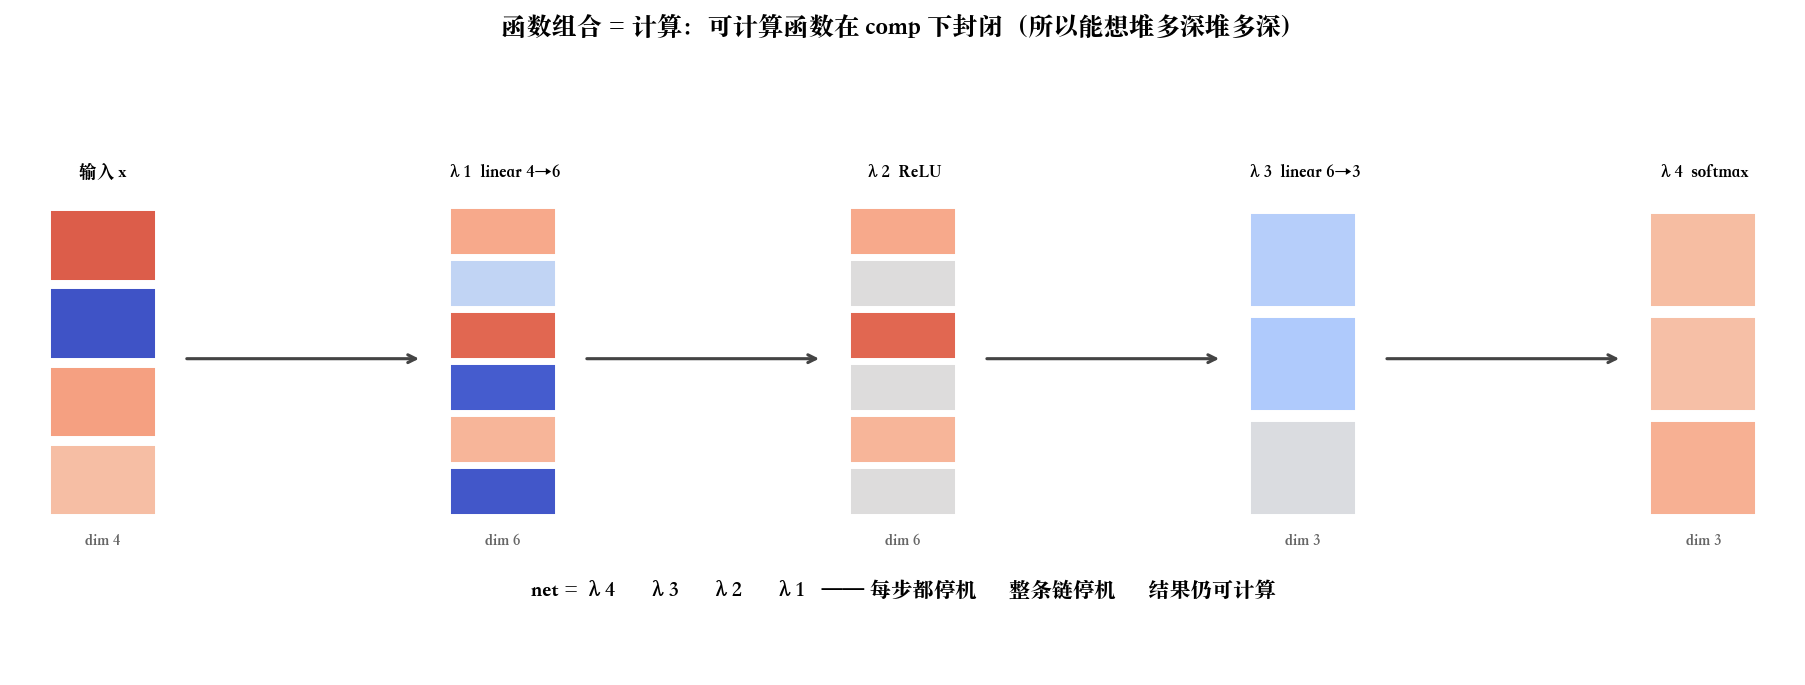

The script that saved this image:
"""composition_is_computation.py
================================================================================
Chapter 0.96.3 · 为什么函数组合是合理的？—— 因为计算就是组合

学生第一次见 (f∘g)(x)=f(g(x)) 会隐隐疑惑：凭什么两个函数拼一起还是"正当"函数？
可计算性给的答案干净利落：

    可计算函数在"复合"下是封闭的
    —— 把两段跑得完的程序首尾接起来，结果还是一段跑得完的程序。

这不是约定，而是计算的定义本身：图灵机的一步是一次状态转移，程序就是转移的
顺序复合；哥德尔把"复合"直接列为构造可计算函数的原语。所以 Clojure 的 comp、
数学的 ∘、CPU 的"下一条指令"是同一件事。神经网络能"想堆多深堆多深"(Ch 0.9.4)，
底层许可证就是这条封闭性。

可视化：把一个前向传播拆成 lambda 的复合链，逐层跟踪张量流动，
        并标注"每步都停机 ⇒ 整条链停机 ⇒ 结果仍可计算"。

运行：  python ch00_96_computability/composition_is_computation.py
================================================================================
"""

import numpy as np
import matplotlib.pyplot as plt


def compose(*fns):
    """comp：数学的 ∘，也是'程序 = 步骤的顺序拼接'。"""
    def composed(x):
        for f in reversed(fns):
            x = f(x)                       # 每步都停机 ⇒ 整条链停机
        return x
    return composed


def main():
    rng = np.random.default_rng(0)
    W1 = rng.normal(0, 0.6, size=(6, 4))
    W2 = rng.normal(0, 0.6, size=(3, 6))

    # 每一层 = 一个 lambda（呼应 Chapter 0.9.4 的"lambda 的塔"）
    layers = [
        ("λ1  linear 4→6", lambda x: W1 @ x),
        ("λ2  ReLU", lambda x: np.maximum(0, x)),
        ("λ3  linear 6→3", lambda x: W2 @ x),
        ("λ4  softmax", lambda x: np.exp(x - x.max()) / np.exp(x - x.max()).sum()),
    ]

    # net = λ4 ∘ λ3 ∘ λ2 ∘ λ1  (∘ 语义：最右的先作用，故按逆序传入 compose)
    net = compose(*[f for _, f in reversed(layers)])

    x0 = np.array([1.0, -2.0, 0.5, 0.3])
    # 逐层快照，用来可视化"张量在复合链里流动"
    snaps = [("输入 x", x0)]
    x = x0
    for name, f in layers:
        x = f(x)
        snaps.append((name, x))

    print("前向传播 = lambda 的复合链：")
    for name, v in snaps:
        print(f"  {name:16s} shape={np.shape(v)}  {np.round(v, 3)}")
    assert np.allclose(net(x0), snaps[-1][1])   # net 与逐层展开一致
    print("\nnet(x) == 逐层复合结果 ✓  —— 复合是可计算类的封闭运算")

    # ---- 可视化：复合链的张量流 -------------------------------------------
    fig, ax = plt.subplots(figsize=(13, 5))
    ax.axis("off")

    n = len(snaps)
    xs = np.linspace(0.05, 0.95, n)
    for i, (name, v) in enumerate(snaps):
        vec = np.atleast_1d(v)
        # 每层画成一列色块（张量），高度 = 维数
        h = 0.5
        top = 0.75
        cell_h = h / len(vec)
        for k, val in enumerate(vec):
            color = plt.cm.coolwarm(0.5 + 0.5 * np.tanh(val))
            ax.add_patch(plt.Rectangle(
                (xs[i] - 0.03, top - (k + 1) * cell_h), 0.06, cell_h * 0.9,
                facecolor=color, edgecolor="white"))
        ax.text(xs[i], top + 0.04, name, ha="center", fontsize=9,
                fontweight="bold" if i in (0, n - 1) else "normal")
        ax.text(xs[i], top - h - 0.05, f"dim {len(vec)}", ha="center",
                fontsize=8, color="#666")
        if i < n - 1:                      # 箭头 = 一次函数应用 = 一步计算
            ax.annotate("", xy=(xs[i + 1] - 0.045, top - h / 2),
                        xytext=(xs[i] + 0.045, top - h / 2),
                        arrowprops=dict(arrowstyle="->", lw=1.6, color="#444"))

    ax.text(0.5, 0.12,
            "net = λ4 ∘ λ3 ∘ λ2 ∘ λ1   —— 每步都停机 ⇒ 整条链停机 ⇒ 结果仍可计算",
            ha="center", fontsize=11, style="italic",
            transform=ax.transAxes)
    ax.set_title("函数组合 = 计算：可计算函数在 comp 下封闭（所以能想堆多深堆多深）",
                 fontsize=13, fontweight="bold")
    ax.set_xlim(0, 1)
    ax.set_ylim(0, 1)
    fig.tight_layout()
    out = "composition_is_computation.png"
    fig.savefig(out, dpi=140, bbox_inches="tight")
    print(f"\n图已保存到 {out}")


if __name__ == "__main__":
    plt.rcParams["font.sans-serif"] = [
        "PingFang SC", "Heiti SC", "Songti SC",
        "Noto Sans CJK SC", "WenQuanYi Zen Hei", "Arial Unicode MS",
    ]
    plt.rcParams["axes.unicode_minus"] = False
    main()
